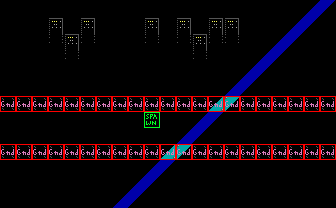

Tiled map render using the project's own tile images. Description and the whole map definition, tile-layer contents included, below:
An orthogonal 21x13 tile map with 16x16 px tiles, 2 tile layers (bg, col), 2 tilesets.

<map version="1.5" tiledversion="1.5.0" orientation="orthogonal" renderorder="right-down" width="21" height="13" tilewidth="16" tileheight="16" infinite="0" nextlayerid="4" nextobjectid="20">
 <tileset firstgid="1" source="tileset.tsx" />
 <tileset firstgid="241" source="obj.tsx" />
 <layer id="1" name="bg" width="21" height="13">
  <data encoding="csv">
18,18,18,18,18,18,18,18,18,18,18,18,18,18,18,18,18,18,18,16,36,
18,18,18,17,18,17,18,18,18,17,18,17,18,17,17,18,18,18,16,36,18,
18,18,18,37,17,37,18,18,18,37,18,37,17,37,37,18,18,16,36,18,18,
18,18,18,18,37,18,18,18,18,18,18,18,37,18,18,18,16,36,18,18,18,
18,18,18,18,18,18,18,18,18,18,18,18,18,18,18,16,36,18,18,18,18,
18,18,18,18,18,18,18,18,18,18,18,18,18,18,16,36,18,18,18,18,18,
99,99,99,99,99,99,99,99,99,99,99,99,99,157,177,99,99,99,99,99,99,
18,18,18,18,18,18,18,18,18,18,18,18,16,36,18,18,18,18,18,18,20,
18,18,18,18,18,18,18,18,18,18,18,16,36,18,18,18,18,18,18,18,18,
99,99,99,99,99,99,99,99,99,99,157,177,99,99,99,99,99,99,99,99,99,
18,18,18,18,18,18,18,18,18,16,36,18,18,18,18,18,18,18,18,18,18,
18,18,18,18,18,18,18,18,16,36,18,18,18,18,18,18,18,18,18,18,18,
18,18,18,18,18,18,18,16,36,18,18,18,18,18,18,18,18,18,18,18,18
</data>
 </layer>
 <layer id="2" name="col" width="21" height="13">
  <data encoding="csv">
241,241,241,241,241,241,241,241,241,241,241,241,241,241,241,241,241,241,241,241,241,
241,241,241,241,241,241,241,241,241,241,241,241,241,241,241,241,241,241,241,241,241,
241,241,241,241,241,241,241,241,241,241,241,241,241,241,241,241,241,241,241,241,241,
241,241,241,241,241,241,241,241,241,241,241,241,241,241,241,241,241,241,241,241,241,
241,241,241,241,241,241,241,241,241,241,241,241,241,241,241,241,241,241,241,241,241,
241,241,241,241,241,241,241,241,241,241,241,241,241,241,241,241,241,241,241,241,241,
242,242,242,242,242,242,242,242,242,242,242,242,242,242,242,242,242,242,242,242,242,
241,241,241,241,241,241,241,241,241,243,241,241,241,241,241,241,241,241,241,241,241,
241,241,241,241,241,241,241,241,241,241,241,241,241,241,241,241,241,241,241,241,241,
242,242,242,242,242,242,242,242,242,242,242,242,242,242,242,242,242,242,242,242,242,
241,241,241,241,241,241,241,241,241,241,241,241,241,241,241,241,241,241,241,241,241,
241,241,241,241,241,241,241,241,241,241,241,241,241,241,241,241,241,241,241,241,241,
241,241,241,241,241,241,241,241,241,241,241,241,241,241,241,241,241,241,241,241,241
</data>
 </layer>
 <objectgroup id="3" name="obj">
  <properties>
   <property name="string_id" type="int" value="1" />
  </properties>
 </objectgroup>
</map>
